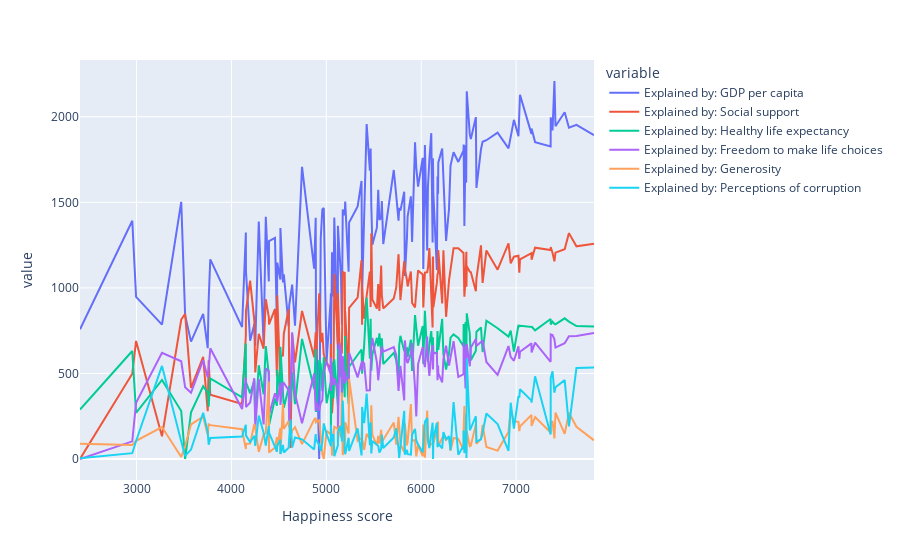

The notebook cell this image was saved under:
### Code cell
plt.figure(figsize=(10,20))
fig4 = px.line(df2, 'Happiness score', ['Explained by: GDP per capita', 'Explained by: Social support', 'Explained by: Healthy life expectancy', 'Explained by: Freedom to make life choices', 'Explained by: Generosity', 'Explained by: Perceptions of corruption'])
fig4.show()

### Figure 1 — Plotly figure (JSON) as saved in the notebook; plotly's stock layout.template omitted (floating-point values rounded to 4 significant figures; data arrays with more than 128 entries replaced by an {"elided": "..."} marker saying what was removed)
{"data": [{"hovertemplate": "variable=Explained by: GDP per capita<br>Happiness score=%{x}<br>value=%{y}<extra></extra>", "legendgroup": "Explained by: GDP per capita", "line": {"color": "#636efa", "dash": "solid"}, "marker": {"symbol": "circle"}, "mode": "lines", "name": "Explained by: GDP per capita", "orientation": "v", "showlegend": true, "type": "scatter", "x": {"elided": "146 int values"}, "xaxis": "x", "y": {"elided": "146 int values"}, "yaxis": "y"}, {"hovertemplate": "variable=Explained by: Social support<br>Happiness score=%{x}<br>value=%{y}<extra></extra>", "legendgroup": "Explained by: Social support", "line": {"color": "#EF553B", "dash": "solid"}, "marker": {"symbol": "circle"}, "mode": "lines", "name": "Explained by: Social support", "orientation": "v", "showlegend": true, "type": "scatter", "x": {"elided": "146 int values"}, "xaxis": "x", "y": {"elided": "146 int values"}, "yaxis": "y"}, {"hovertemplate": "variable=Explained by: Healthy life expectancy<br>Happiness score=%{x}<br>value=%{y}<extra></extra>", "legendgroup": "Explained by: Healthy life expectancy", "line": {"color": "#00cc96", "dash": "solid"}, "marker": {"symbol": "circle"}, "mode": "lines", "name": "Explained by: Healthy life expectancy", "orientation": "v", "showlegend": true, "type": "scatter", "x": {"elided": "146 int values"}, "xaxis": "x", "y": {"elided": "146 int values"}, "yaxis": "y"}, {"hovertemplate": "variable=Explained by: Freedom to make life choices<br>Happiness score=%{x}<br>value=%{y}<extra></extra>", "legendgroup": "Explained by: Freedom to make life choices", "line": {"color": "#ab63fa", "dash": "solid"}, "marker": {"symbol": "circle"}, "mode": "lines", "name": "Explained by: Freedom to make life choices", "orientation": "v", "showlegend": true, "type": "scatter", "x": {"elided": "146 int values"}, "xaxis": "x", "y": {"elided": "146 int values"}, "yaxis": "y"}, {"hovertemplate": "variable=Explained by: Generosity<br>Happiness score=%{x}<br>value=%{y}<extra></extra>", "legendgroup": "Explained by: Generosity", "line": {"color": "#FFA15A", "dash": "solid"}, "marker": {"symbol": "circle"}, "mode": "lines", "name": "Explained by: Generosity", "orientation": "v", "showlegend": true, "type": "scatter", "x": {"elided": "146 int values"}, "xaxis": "x", "y": {"elided": "146 int values"}, "yaxis": "y"}, {"hovertemplate": "variable=Explained by: Perceptions of corruption<br>Happiness score=%{x}<br>value=%{y}<extra></extra>", "legendgroup": "Explained by: Perceptions of corruption", "line": {"color": "#19d3f3", "dash": "solid"}, "marker": {"symbol": "circle"}, "mode": "lines", "name": "Explained by: Perceptions of corruption", "orientation": "v", "showlegend": true, "type": "scatter", "x": {"elided": "146 int values"}, "xaxis": "x", "y": {"elided": "146 int values"}, "yaxis": "y"}], "layout": {"legend": {"title": {"text": "variable"}, "tracegroupgap": 0}, "margin": {"t": 60}, "xaxis": {"anchor": "y", "domain": [0, 1], "title": {"text": "Happiness score"}}, "yaxis": {"anchor": "x", "domain": [0, 1], "title": {"text": "value"}}}}
